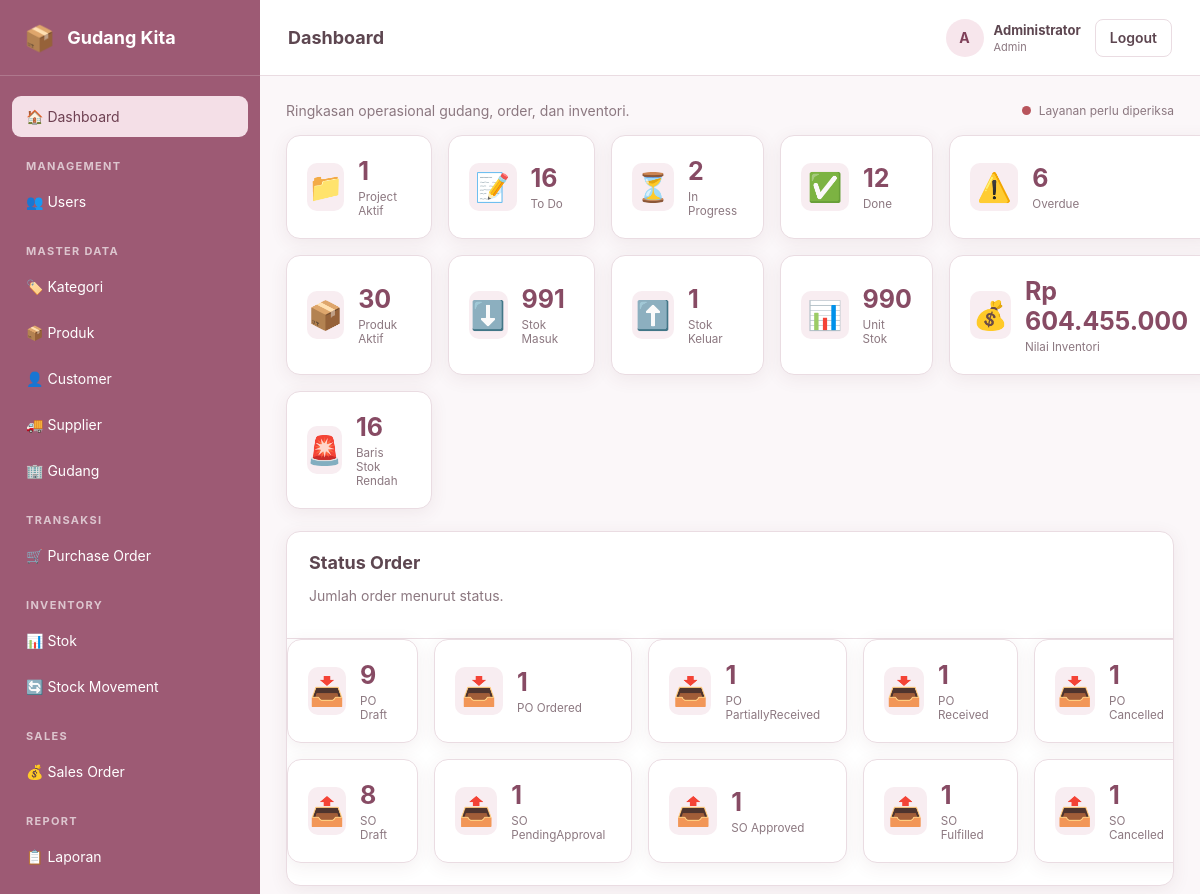
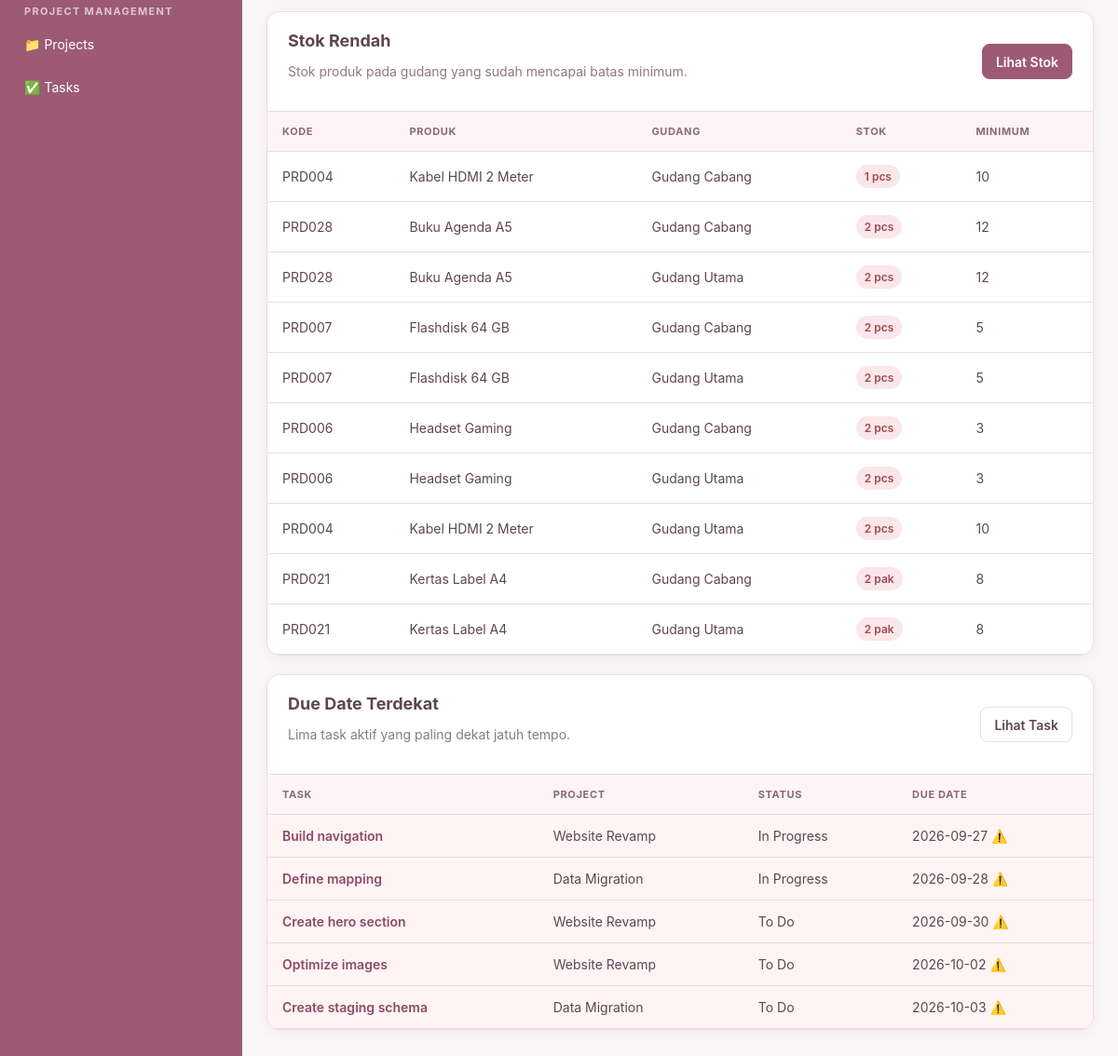
Page /?page=dashboard (signed in) on the committed database (2 pictures, top to bottom).
### tables this page shows
CREATE TABLE stocks (
 id INT UNSIGNED AUTO_INCREMENT PRIMARY KEY,
 product_id INT UNSIGNED NOT NULL,
 warehouse_id INT UNSIGNED NOT NULL,
 stock_in DECIMAL(15,2) NOT NULL DEFAULT 0,
 stock_out DECIMAL(15,2) NOT NULL DEFAULT 0,
 current_stock DECIMAL(15,2) NOT NULL DEFAULT 0,
 updated_at TIMESTAMP NOT NULL DEFAULT CURRENT_TIMESTAMP ON UPDATE CURRENT_TIMESTAMP,
 UNIQUE KEY uq_stock_product_warehouse(product_id,warehouse_id),
 CONSTRAINT chk_stocks_non_negative CHECK(current_stock >= 0),
 CONSTRAINT fk_stock_product FOREIGN KEY(product_id) REFERENCES products(id) ON UPDATE CASCADE ON DELETE RESTRICT,
 CONSTRAINT fk_stock_warehouse FOREIGN KEY(warehouse_id) REFERENCES warehouses(id) ON UPDATE CASCADE ON DELETE RESTRICT,
 CONSTRAINT chk_stock_totals CHECK(stock_in >= 0 AND stock_out >= 0 AND current_stock >= 0)
);

CREATE TABLE products (
 id INT UNSIGNED AUTO_INCREMENT PRIMARY KEY,
 code VARCHAR(40) NOT NULL UNIQUE,
 name VARCHAR(150) NOT NULL,
 category_id INT UNSIGNED NOT NULL,
 unit VARCHAR(30) NOT NULL DEFAULT 'pcs',
 purchase_price DECIMAL(15,2) NOT NULL DEFAULT 0,
 selling_price DECIMAL(15,2) NOT NULL DEFAULT 0,
 minimum_stock DECIMAL(15,2) NOT NULL DEFAULT 0,
 image_path VARCHAR(255) NULL,
 status ENUM('Active','Inactive') NOT NULL DEFAULT 'Active',
 created_at TIMESTAMP NOT NULL DEFAULT CURRENT_TIMESTAMP,
 updated_at TIMESTAMP NOT NULL DEFAULT CURRENT_TIMESTAMP ON UPDATE CURRENT_TIMESTAMP,
 INDEX idx_products_name(name), INDEX idx_products_status(status), INDEX idx_products_category(category_id),
 CONSTRAINT fk_products_category FOREIGN KEY(category_id) REFERENCES categories(id) ON UPDATE CASCADE ON DELETE RESTRICT,
 CONSTRAINT chk_product_values CHECK(purchase_price >= 0 AND selling_price >= 0 AND minimum_stock >= 0)
);

CREATE TABLE warehouses (
 id INT UNSIGNED AUTO_INCREMENT PRIMARY KEY,
 code VARCHAR(40) NOT NULL UNIQUE,
 name VARCHAR(150) NOT NULL,
 address TEXT NULL,
 phone VARCHAR(40) NULL,
 status ENUM('Active','Inactive') NOT NULL DEFAULT 'Active',
 created_at TIMESTAMP NOT NULL DEFAULT CURRENT_TIMESTAMP,
 INDEX idx_warehouses_name(name)
);

CREATE TABLE tasks (
 id INT UNSIGNED AUTO_INCREMENT PRIMARY KEY,
 project_id INT UNSIGNED NOT NULL,
 title VARCHAR(180) NOT NULL,
 description TEXT NOT NULL,
 assignee_id INT UNSIGNED NOT NULL,
 status ENUM('To Do','In Progress','Done') NOT NULL DEFAULT 'To Do',
 priority ENUM('Low','Medium','High') NOT NULL DEFAULT 'Medium',
 due_date DATE NOT NULL,
 created_at TIMESTAMP NOT NULL DEFAULT CURRENT_TIMESTAMP,
 updated_at TIMESTAMP NOT NULL DEFAULT CURRENT_TIMESTAMP ON UPDATE CURRENT_TIMESTAMP,
 INDEX idx_tasks_project(project_id), INDEX idx_tasks_assignee_status(assignee_id,status), INDEX idx_tasks_due_status(due_date,status),
 CONSTRAINT fk_tasks_project FOREIGN KEY(project_id) REFERENCES projects(id) ON UPDATE CASCADE ON DELETE RESTRICT,
 CONSTRAINT fk_tasks_assignee FOREIGN KEY(assignee_id) REFERENCES users(id) ON UPDATE CASCADE ON DELETE RESTRICT
);

CREATE TABLE projects (
 id INT UNSIGNED AUTO_INCREMENT PRIMARY KEY,
 name VARCHAR(150) NOT NULL,
 description TEXT NOT NULL,
 status ENUM('Planning','Active','Completed','Archived') NOT NULL DEFAULT 'Planning',
 start_date DATE NOT NULL,
 target_date DATE NOT NULL,
 created_at TIMESTAMP NOT NULL DEFAULT CURRENT_TIMESTAMP,
 updated_at TIMESTAMP NOT NULL DEFAULT CURRENT_TIMESTAMP ON UPDATE CURRENT_TIMESTAMP,
 INDEX idx_projects_status(status), INDEX idx_projects_target(target_date),
 CONSTRAINT chk_project_dates CHECK(target_date >= start_date)
);

### app/Controller/BaseController.php (called while the page is built, shortened)
<?php
abstract class BaseController
{
    protected function view(string $view, array $data = []): void
    {
        include_once BASE_PATH.'/views/layouts/app.php';
    }
}

### app/Controller/DashboardController.php (called while the page is built, shortened)
<?php
final class DashboardController extends BaseController
{
    public function index(): void
    {
        $role = Auth::role();
        $isAdmin = $role === 'Admin';
        $isWarehouse = $role === 'WarehouseStaff';
        $member = $role === 'Sales' ? Auth::id() : null;
        $r = new DashboardRepository($this->pdo);
        $inv = new InventoryRepository($this->pdo);
        $this->view('dashboard/index', [
            'pageTitle' => 'Dashboard',
            'role' => $role,
            'summary' => $isWarehouse ? [] : $r->summary($member),
            'nearest' => $isWarehouse ? [] : $r->nearest($member),
            'isAdmin' => $isAdmin,
            'isWarehouse' => $isWarehouse,
            'inventory' => ($isAdmin || $isWarehouse) ? $inv->summary() : [],
            'lowStock' => ($isAdmin || $isWarehouse) ? $inv->lowStock() : [],
            'salesOrders' => $role === 'Sales' ? $r->salesOrderCounts(Auth::id()) : [],
            'orders' => $isAdmin ? $r->orderCounts() : [],
            'queues' => $isWarehouse ? $r->warehouseQueues() : [],
        ]);
    }
}

### public/index.php (called while the page is built, shortened)
<?php
$config = require_once BASE_PATH.'/config/app.php';
try {
    $c = new $map[$page]($pdo);
    $c->index();
}
        catch (Throwable $e) {
    \App\Support\Logger::error($e);
    http_response_code(500);
    require_once BASE_PATH.'/views/500.php';
}

### app/Security/Auth.php (called while the page is built, shortened)
<?php
final class Auth
{
    public static function role(): string
    {
        return (string)($_SESSION['role'] ?? '');
    }
}

### app/Repository/InventoryRepository.php (called while the page is built, shortened)
<?php
final class InventoryRepository
{
    public function lowStock(): array
    {
        return $this->pdo->query("SELECT s.*,p.code product_code,p.name product_name,p.minimum_stock,p.unit,w.name warehouse_name FROM stocks s JOIN products p ON p.id=s.product_id JOIN warehouses w ON w.id=s.warehouse_id WHERE s.current_stock <= p.minimum_stock ORDER BY s.current_stock ASC,p.name LIMIT 10")->fetchAll();
    }
}

### app/Support/helpers.php (called while the page is built, shortened)
<?php
function e(mixed $v): string
{
    return htmlspecialchars((string)$v, ENT_QUOTES, 'UTF-8');
}

### app/Repository/DashboardRepository.php (called while the page is built, shortened)
<?php
final class DashboardRepository
{
    public function nearest(?int $memberId = null): array
    {
        $where = $memberId !== null ? ' WHERE t.assignee_id=? AND t.status<>\'Done\'' : ' WHERE t.status<>\'Done\'';
        $s = $this->pdo->prepare("SELECT t.id,t.title,t.due_date,t.status,t.priority,p.name project_name,u.name assignee_name FROM tasks t JOIN projects p ON p.id=t.project_id JOIN users u ON u.id=t.assignee_id{$where}
        ORDER BY t.due_date ASC LIMIT 5");
        $s->execute($memberId !== null ? [$memberId] : []);
        return $s->fetchAll();
    }
}

### views/dashboard/index.php (the view, shortened to what this page needs)
<?php
$summary = $summary ?? [];
$inventory = $inventory ?? [];
$nearest = $nearest ?? [];
$lowStock = $lowStock ?? [];
$orders = $orders ?? [];
$queues = $queues ?? ['receipts' => [], 'issues' => []];
$isAdmin = $isAdmin ?? false;
$isWarehouse = $isWarehouse ?? false;
function dashboardNumber($value): string { return number_format((float) ($value ?? 0), 0, ',', '.'); }
?>
<div class="dashboard-intro"><p class="muted">Ringkasan <?= $isAdmin ? 'operasional gudang, order, dan inventori' : ($isWarehouse ? 'antrean penerimaan dan pengeluaran barang' : 'task dan Sales Order milik Anda') ?>.</p><div class="service-status" aria-live="polite"><span class="service-dot is-pending" data-health-dot></span><span data-health-text>Memeriksa layanan…</span></div></div>
<?php if (!$isWarehouse): ?>
<div class="stats-grid">
<?php foreach ([['📁','Project Aktif',$summary['active_projects']??0],['📝','To Do',$summary['todo']??0],['⏳','In Progress',$summary['progress']??0],['✅','Done',$summary['done']??0],['⚠️','Overdue',$summary['overdue']??0]] as [$icon,$label,$value]): ?><div class="stat-card"><span class="stat-icon"><?= $icon ?></span><div><strong><?= dashboardNumber($value) ?></strong><small><?= $label ?></small></div></div><?php endforeach; ?>
<?php if ($isAdmin): foreach ([['📦','Produk Aktif',$inventory['products']??0],['⬇️','Stok Masuk',$inventory['stock_in']??0],['⬆️','Stok Keluar',$inventory['stock_out']??0],['📊','Unit Stok',$inventory['current_stock']??0],['💰','Nilai Inventori',$inventory['inventory_value']??0],['🚨','Baris Stok Rendah',$inventory['low_stock']??0]] as [$icon,$label,$value]): ?><div class="stat-card"><span class="stat-icon"><?= $icon ?></span><div><strong><?= $label==='Nilai Inventori'?'Rp ':'' ?><?= dashboardNumber($value) ?></strong><small><?= $label ?></small></div></div><?php endforeach; endif; ?>
</div>
<?php endif; ?>
<?php if ($isAdmin): ?>
<section class="card"><div class="card-header"><div><h2>Status Order</h2><p class="muted">Jumlah order menurut status.</p></div></div><div class="stats-grid"><?php foreach ($orders['purchase']??[] as $status=>$count): ?><div class="stat-card"><span class="stat-icon">📥</span><div><strong><?= dashboardNumber($count) ?></strong><small>PO <?= e($status) ?></small></div></div><?php endforeach; ?><?php foreach ($orders['sales']??[] as $status=>$count): ?><div class="stat-card"><span class="stat-icon">📤</span><div><strong><?= dashboardNumber($count) ?></strong><small>SO <?= e($status) ?></small></div></div><?php endforeach; ?></div></section>
<?php endif; ?>
<?php if ($isAdmin || $isWarehouse): ?>
<section class="card"><div class="card-header"><div><h2>Stok Rendah</h2><p class="muted">Stok produk pada gudang yang sudah mencapai batas minimum.</p></div><a class="btn btn-primary" href="?page=stock">Lihat Stok</a></div><div class="table-wrap"><table><thead><tr><th>Kode</th><th>Produk</th><th>Gudang</th><th>Stok</th><th>Minimum</th></tr></thead><tbody><?php foreach ($lowStock as $row): ?><tr><td><?= e($row['product_code']??'-') ?></td><td><?= e($row['product_name']??'-') ?></td><td><?= e($row['warehouse_name']??'-') ?></td><td><span class="badge priority-high"><?= dashboardNumber($row['current_stock']??0) ?> <?= e($row['unit']??'') ?></span></td><td><?= dashboardNumber($row['minimum_stock']??0) ?></td></tr><?php endforeach; ?><?php if (!$lowStock): ?><tr><td colspan="5" class="empty">Tidak ada stok rendah.</td></tr><?php endif; ?></tbody></table></div></section>
<?php endif; ?>
<?php if ($isWarehouse): ?>
<div class="report-grid"><section class="card"><div class="card-header"><h2>Antrean Penerimaan</h2></div><div class="table-wrap"><table><thead><tr><th>PO</th><th>Supplier</th><th>Gudang</th><th>Status</th><th></th></tr></thead><tbody><?php foreach ($queues['receipts'] as $row): ?><tr><td><?= e($row['po_number']) ?></td><td><?= e($row['supplier_name']) ?></td><td><?= e($row['warehouse_name']) ?></td><td><?= e($row['status']) ?></td><td><a class="btn btn-sm" href="?page=purchase&action=view&id=<?=(int)$row['id']?>">Buka</a></td></tr><?php endforeach; ?><?php if (!$queues['receipts']): ?><tr><td colspan="5" class="empty">Tidak ada PO menunggu barang.</td></tr><?php endif; ?></tbody></table></div></section>
<section class="card"><div class="card-header"><h2>Antrean Pengeluaran</h2></div><div class="table-wrap"><table><thead><tr><th>SO</th><th>Customer</th><th>Gudang</th><th>Status</th><th></th></tr></thead><tbody><?php foreach ($queues['issues'] as $row): ?><tr><td><?= e($row['so_number']) ?></td><td><?= e($row['customer_name']) ?></td><td><?= e($row['warehouse_name']) ?></td><td><?= e($row['status']) ?></td><td><a class="btn btn-sm" href="?page=sales&action=view&id=<?=(int)$row['id']?>">Buka</a></td></tr><?php endforeach; ?><?php if (!$queues['issues']): ?><tr><td colspan="5" class="empty">Tidak ada SO menunggu goods issue.</td></tr><?php endif; ?></tbody></table></div></section></div>
<?php elseif ($nearest): ?>
<section class="card"><div class="card-header"><div><h2>Due Date Terdekat</h2><p class="muted">Lima task aktif yang paling dekat jatuh tempo.</p></div><a class="btn" href="?page=tasks">Lihat Task</a></div><div class="table-wrap"><table><thead><tr><th>Task</th><th>Project</th><th>Status</th><th>Due Date</th></tr></thead><tbody><?php foreach ($nearest as $task): $isOverdue=($task['due_date']??'')<date('Y-m-d'); ?><tr class="<?= $isOverdue?'row-overdue':'' ?>"><td><a class="link" href="?page=tasks&action=view&id=<?= (int)($task['id']??0) ?>"><?= e($task['title']??'-') ?></a></td><td><?= e($task['project_name']??'-') ?></td><td><?= e($task['status']??'-') ?></td><td><?= e($task['due_date']??'-') ?><?= $isOverdue?' ⚠️':'' ?></td></tr><?php endforeach; ?></tbody></table></div></section>
<?php endif; ?>

### public/assets/css/style.css (style rules this page uses)
:root { --primary:#9d5a74;--primary-dark:#7f4059;--soft:#f8edf1;--line:#eadce2;--text:#5d4650;--muted:#8c7880;--white:#fff;--danger:#b8545c;--success:#3f8a68;--shadow:0 4px 18px rgba(100,55,70,.08) }
* { box-sizing:border-box }
body { margin:0;font-family:Inter,system-ui,-apple-system,BlinkMacSystemFont,"Segoe UI",sans-serif;background:#fbf7f9;color:var(--text);font-size:14px }
a { text-decoration:none;color:inherit }
.stats-grid { display:grid;grid-template-columns:repeat(5,1fr);gap:16px;margin-bottom:22px }
.stat-card { background:#fff;border:1px solid var(--line);border-radius:14px;padding:20px;box-shadow:var(--shadow);display:flex;align-items:center;gap:14px }
.stat-icon { font-size:28px;background:var(--soft);border-radius:10px;width:48px;height:48px;display:grid;place-items:center }
.stat-card strong { display:block;font-size:25px;color:#874b64 }
.stat-card small { display:block;color:var(--muted);margin-top:4px }
.card { background:#fff;border:1px solid var(--line);border-radius:14px;box-shadow:var(--shadow);margin-bottom:20px }
.card-header { padding:20px 22px;border-bottom:1px solid var(--line);display:flex;justify-content:space-between;align-items:center;gap:16px }
.card-header h2,.detail-header h2 { margin:0 0 5px;font-size:18px }
.muted { color:var(--muted) }
.table-wrap { overflow:auto }
table { width:100%;border-collapse:collapse;min-width:760px }
th,td { padding:14px 16px;border-bottom:1px solid var(--line);text-align:left;vertical-align:middle }
th { font-size:11px;letter-spacing:.06em;text-transform:uppercase;color:#8b6875;background:#fcf4f7 }
.badge { display:inline-flex;padding:5px 9px;border-radius:999px;background:#f2e8ec;color:#75485a;font-size:12px;font-weight:600 }
.priority-high { background:#fae7e9;color:#a54851 }
.link { color:#8b4b64;font-weight:600 }
.btn { display:inline-flex;align-items:center;justify-content:center;min-height:38px;padding:8px 14px;border:1px solid var(--line);background:#fff;border-radius:8px;color:var(--text);font-weight:600 }
.btn-primary { background:var(--primary);border-color:var(--primary);color:#fff }
html,body { max-width:100%;overflow-x:hidden }
.content,.card,.table-wrap { min-width:0;max-width:100%;overflow-x:hidden }
table { min-width:0;table-layout:fixed }
th,td { overflow-wrap:anywhere;word-break:break-word }
.dashboard-intro { display:flex;align-items:center;justify-content:space-between;gap:12px;margin:0 0 16px }
.dashboard-intro .muted { margin:0 }
.service-status { display:inline-flex;align-items:center;gap:8px;white-space:nowrap;color:var(--muted);font-size:12px }
.service-dot { width:9px;height:9px;border-radius:50%;background:var(--muted) }
.service-dot.is-error { background:var(--danger) }
.row-overdue td { background:#fff4f4 }
.table-wrap { overflow-x:auto;overflow-y:hidden }
.table-wrap table { min-width:760px;table-layout:auto }

### rows in the picture
stocks: product "6", product.code "PRD006", product.name "Headset Gaming", warehouse.name "Gudang Cabang", current_stock "2", product.unit "pcs", product.minimum_stock "3"
stocks: product.code "PRD004", product.name "Kabel HDMI 2 Meter", warehouse.name "Gudang Cabang", current_stock "1", product.unit "pcs", product.minimum_stock "10"
stocks: product.code "PRD028", product.name "Buku Agenda A5", warehouse.name "Gudang Cabang", current_stock "2", product.unit "pcs", product.minimum_stock "12"
stocks: product.code "PRD028", product.name "Buku Agenda A5", warehouse.name "Gudang Utama", current_stock "2", product.unit "pcs", product.minimum_stock "12"
stocks: product.code "PRD007", product.name "Flashdisk 64 GB", warehouse.name "Gudang Cabang", current_stock "2", product.unit "pcs", product.minimum_stock "5"
stocks: product.code "PRD007", product.name "Flashdisk 64 GB", warehouse.name "Gudang Utama", current_stock "2", product.unit "pcs", product.minimum_stock "5"
stocks: product.code "PRD006", product.name "Headset Gaming", warehouse.name "Gudang Utama", current_stock "2", product.unit "pcs", product.minimum_stock "3"
stocks: product.code "PRD004", product.name "Kabel HDMI 2 Meter", warehouse.name "Gudang Utama", current_stock "2", product.unit "pcs", product.minimum_stock "10"
stocks: product.code "PRD021", product.name "Kertas Label A4", warehouse.name "Gudang Cabang", current_stock "2", product.unit "pak", product.minimum_stock "8"
stocks: product.code "PRD021", product.name "Kertas Label A4", warehouse.name "Gudang Utama", current_stock "2", product.unit "pak", product.minimum_stock "8"
tasks: title "Build navigation", project.name "Website Revamp", status "In Progress", due_date "2026-09-27"
tasks: title "Define mapping", project.name "Data Migration", status "In Progress", due_date "2026-09-28"
tasks: title "Create hero section", project.name "Website Revamp", status "To Do", due_date "2026-09-30"
tasks: title "Optimize images", project.name "Website Revamp", status "To Do", due_date "2026-10-02"
tasks: title "Create staging schema", project.name "Data Migration", status "To Do", due_date "2026-10-03"

### other values in the picture
$ml "🏷️ Kategori"
$ml "📦 Produk"
$ml "👤 Customer"
$ml "🚚 Supplier"
$ml "🏢 Gudang"
$pageTitle "Dashboard"
substr($currentUser['name']??'U',0,1) "A"
$currentUser['name'] "Administrator"
$currentUser['role'] "Admin"
$icon "📁"
dashboardNumber($value) "1"
$label "Project Aktif"
$icon "📝"
dashboardNumber($value) "16"
$label "To Do"
